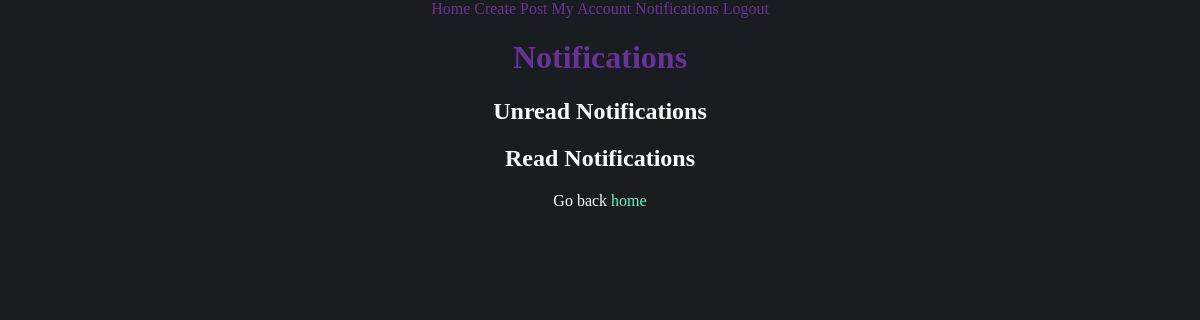
/notifications/ (signed in), run on an earlier commit of the app's database.
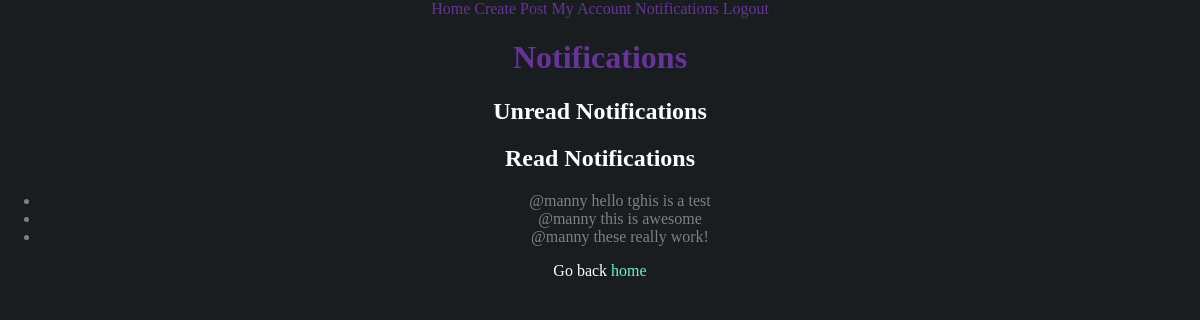
And on a later commit of the database.
### notifications/models.py (models this page shows, shortened)
class Notifications(models.Model):
  text = models.CharField(max_length=2000)
  read = models.BooleanField(default=False)
  user = models.ForeignKey(CustomUser, on_delete=models.CASCADE)

### notifications/views.py (the view)
# urls.py: path('notifications/', notification_view),
def notification_view(request, *args, **kwargs):
  notifications = Notifications.objects.filter(user=request.user)
  notifications_to_display = []
  old_notifications = []
  for notification in notifications:
    if not notification.read:
      notifications_to_display.append(notification)
      notification.read = True
      notification.save()
    else:
      old_notifications.append(notification)
  return render(request, 'notifications.html', context={'new_notifications': notifications_to_display, 'old_notifications': old_notifications })

### templates/notifications.html (shortened to what this page needs)
{% extends "_base.html" %}
{% block content %}
<h1 style='color: rebeccapurple;'>Notifications</h1>
<h2>Unread Notifications</h2>
<h2>Read Notifications</h2>
<ul>
  {% for notification in old_notifications %}
  <li style='color: grey;'>
    {{ notification.text }}
  </li>
  {% endfor %}
</ul>
<span>Go back <a href='/'>home</a> </span>
{% endblock %}

What changed in the data, as far as the page shows it:
added Notifications: text "@manny hello tghis is a test"
added Notifications: text "@manny this is awesome"
added Notifications: text "@manny these really work!"
